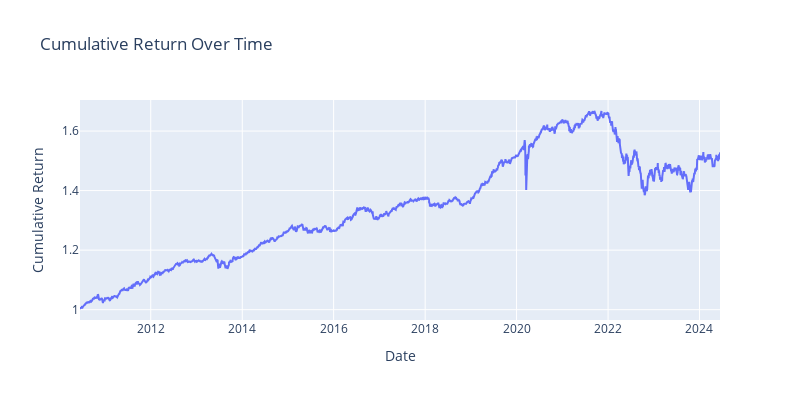
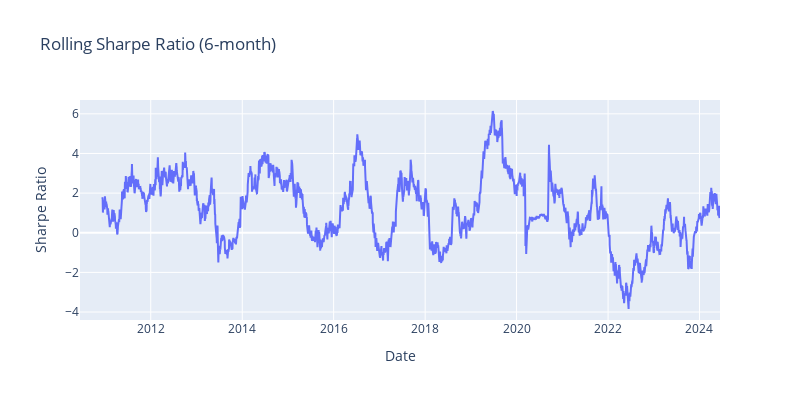

Notebook source saved alongside these figures, in order:
### Code cell
returns = stock_data['Portfolio_Value_rets']
plot_cumulative_return(returns)
plot_rolling_sharpe_ratio(returns, window=126)
plot_top_drawdowns(returns, top_n=5)
plot_underwater(returns)
plot_returns_analysis(returns)
plot_return_quantiles(returns)

### Figure 1 — Plotly figure (JSON) as saved in the notebook; plotly's stock layout.template omitted (floating-point values rounded to 4 significant figures; data arrays with more than 128 entries replaced by an {"elided": "..."} marker saying what was removed)
{"data": [{"mode": "lines", "name": "Cumulative Return", "type": "scatter", "x": {"elided": "3524 str values"}, "y": {"elided": "3524 float values"}}], "layout": {"height": 400, "title": {"text": "Cumulative Return Over Time"}, "width": 800, "xaxis": {"title": {"text": "Date"}}, "yaxis": {"title": {"text": "Cumulative Return"}}}}

### Figure 2 — Plotly figure (JSON) as saved in the notebook; plotly's stock layout.template omitted (floating-point values rounded to 4 significant figures; data arrays with more than 128 entries replaced by an {"elided": "..."} marker saying what was removed)
{"data": [{"mode": "lines", "name": "Rolling Sharpe Ratio", "type": "scatter", "x": {"elided": "3524 str values"}, "y": {"elided": "3524 float values"}}], "layout": {"height": 400, "title": {"text": "Rolling Sharpe Ratio (6-month)"}, "width": 800, "xaxis": {"title": {"text": "Date"}}, "yaxis": {"title": {"text": "Sharpe Ratio"}}}}
